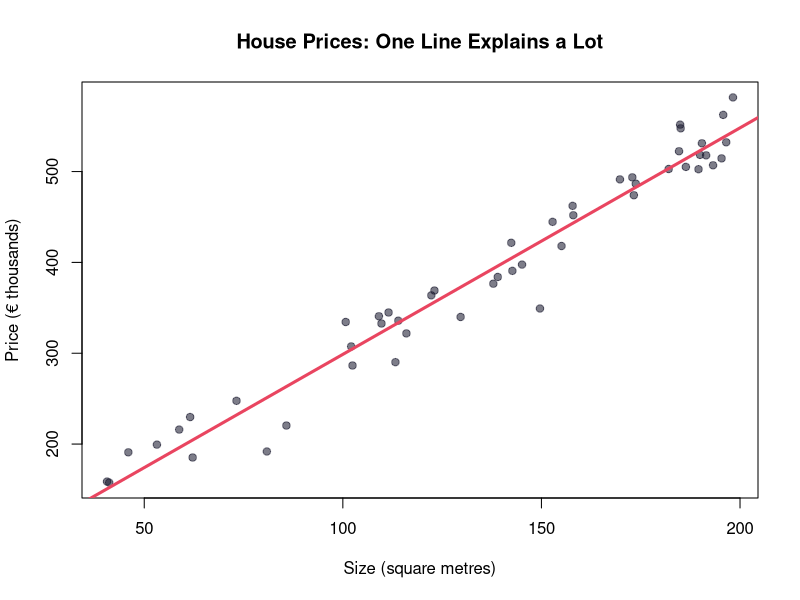

The R script that drew this image:
## ---- chunk 1
#| label: fig-simple-regression
#| fig-cap: "A simple linear regression,the foundation beneath complex models"
#| code-fold: true
#| warning: false

# Generate some example data
set.seed(42)
n <- 50
square_metres <- runif(n, 40, 200)
price <- 50000 + 2500 * square_metres + rnorm(n, 0, 25000)

# Fit the simplest model
model <- lm(price ~ square_metres)

# Plot
plot(square_metres, price / 1000,
     pch = 19, col = "#1a1a2e90",
     xlab = "Size (square metres)",
     ylab = "Price (€ thousands)",
     main = "House Prices: One Line Explains a Lot",
     family = "sans", cex.main = 1.2)
abline(model$coefficients[1] / 1000, model$coefficients[2] / 1000,
       col = "#e94560", lwd = 3)
